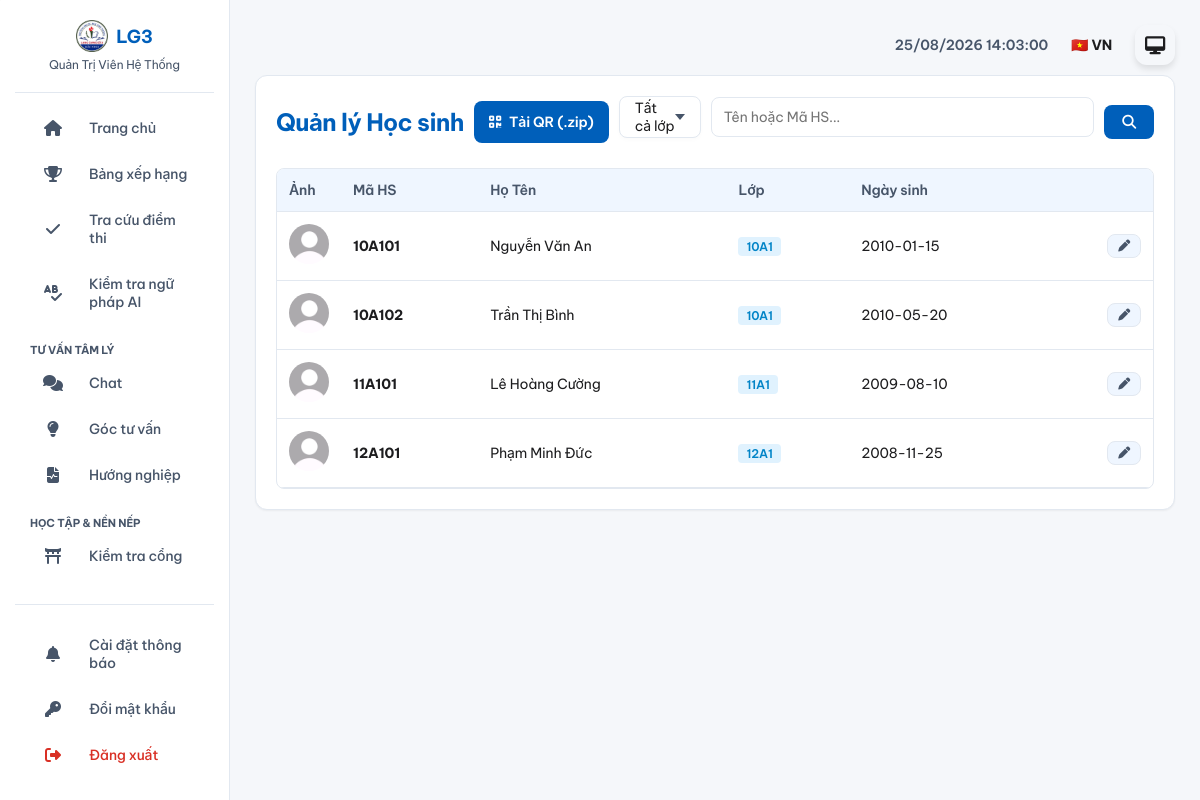
The app's page /manage_students.php (signed in) with its own data.
### tables this page shows
CREATE TABLE `student` (
  `id` int(11) NOT NULL AUTO_INCREMENT,
  `code` varchar(20) NOT NULL,
  `name` varchar(100) NOT NULL,
  `image_url` varchar(200) DEFAULT NULL,
  `class_id` int(11) NOT NULL,
  `has_exemption` tinyint(1) DEFAULT NULL,
  `exemption_reason` varchar(200) DEFAULT NULL,
  `dob` varchar(50) DEFAULT NULL,
  `pending_name` varchar(100) DEFAULT NULL,
  `pending_dob` varchar(50) DEFAULT NULL,
  `has_pending_changes` tinyint(1) DEFAULT 0,
  `facebook_url` varchar(255) DEFAULT NULL,
  `tiktok_url` varchar(255) DEFAULT NULL,
  `youtube_url` varchar(255) DEFAULT NULL,
  `instagram_url` varchar(255) DEFAULT NULL,
  `zalo_url` varchar(255) DEFAULT NULL,
  `github_url` varchar(255) DEFAULT NULL,
  `threads_url` varchar(255) DEFAULT NULL,
  PRIMARY KEY (`id`),
  UNIQUE KEY `code` (`code`),
  KEY `class_id` (`class_id`),
  KEY `idx_student_name` (`name`(50)),
  KEY `idx_student_code_class` (`class_id`,`code`)
);

CREATE TABLE `classroom` (
  `id` int(11) NOT NULL AUTO_INCREMENT,
  `name` varchar(50) NOT NULL,
  `grade` int(11) NOT NULL,
  `competition_group` int(11) DEFAULT 1,
  PRIMARY KEY (`id`),
  UNIQUE KEY `name` (`name`)
);

### manage_students.php (called while the page is built, shortened)
<?php
require_once 'includes/config.php';
$page = isset($_GET['page']) ? (int)$_GET['page'] : 1;
$limit = 20;
$offset = ($page - 1) * $limit;
$search = $_GET['search'] ?? '';
$class_id = $_GET['class_id'] ?? '';
$sql = "SELECT s.*, c.name as class_name FROM student s JOIN classroom c ON s.class_id = c.id WHERE c.grade < 13 AND c.name NOT LIKE 'K46%'";
$params = [];
$sql .= " ORDER BY c.grade ASC, LENGTH(c.name) ASC, c.name ASC, s.code ASC LIMIT $limit OFFSET $offset";
$stmt = $pdo->prepare($sql);
$stmt->execute($params);
$students = $stmt->fetchAll(PDO::FETCH_OBJ);
require_once 'views/manage_students_view.php';

### views/manage_students_view.php (the view, shortened to what this page needs)
<?php
include 'includes/header.php';
?>
<div class="win-card">
    <div class="filter-container">
        <h2 style="color:var(--accent-color); margin:0;"><?= (($_SESSION['lang'] ?? 'vi') === 'vi' ? 'Quản lý Học sinh' : 'Manage Students') ?></h2>
        <form method="GET" class="filter-form" id="searchForm" onsubmit="window.submitSearchForm(event)">
            <a href="download_qr.php?class_id=<?= $class_id ?>" class="qr-download-btn">
                <i class="fas fa-qrcode" aria-hidden="true"></i> <?= (($_SESSION['lang'] ?? 'vi') === 'vi' ? 'Tải QR (.zip)' : 'Download QR (.zip)') ?>
            </a>
            <div class="custom-select-container">
                <div class="select-selected" onclick="toggleDropdown(event, this)" onkeydown="if(event.key==='Enter' || event.key===' ') toggleDropdown(event, this)" role="button" tabindex="0" aria-haspopup="listbox" aria-expanded="false" aria-label="<?= (($_SESSION['lang'] ?? 'vi') === 'vi' ? 'Chọn lớp' : 'Select Class') ?>">
                    <span id="selectedClassText"><?php if ($class_id) { $found = false; foreach ($classes as $c) if ($c['id'] == $class_id) { echo ( (($_SESSION['lang'] ?? 'vi') === 'vi' ? 'Lớp' : 'Class') ) . $c['name']; $found=true; break; } if (!$found) echo ( (($_SESSION['lang'] ?? 'vi') === 'vi' ? 'Tất cả lớp' : 'All Classes') ) ; } else echo ( (($_SESSION['lang'] ?? 'vi') === 'vi' ? 'Tất cả lớp' : 'All Classes') ) ; ?></span>
                    <div class="select-arrow" aria-hidden="true"></div>
                </div>
            </div>
            <input type="text" name="search" class="win-input" placeholder="<?= (($_SESSION['lang'] ?? 'vi') === 'vi' ? 'Tên hoặc Mã HS...' : 'Name or Student Code...') ?>" value="<?= htmlspecialchars($search) ?>" aria-label="<?= (($_SESSION['lang'] ?? 'vi') === 'vi' ? 'Tên hoặc Mã HS...' : 'Name or Student Code...') ?>">
            <button type="submit" class="win-btn" aria-label="<?= (($_SESSION['lang'] ?? 'vi') === 'vi' ? 'Tìm kiếm' : 'Search') ?>"><i class="fas fa-search" aria-hidden="true"></i></button>
        </form>
    </div>
    <div class="table-responsive">
        <table class="rank-table">
            <thead><tr><th width="60"><?= (($_SESSION['lang'] ?? 'vi') === 'vi' ? 'Ảnh' : 'Image') ?></th><th><?= (($_SESSION['lang'] ?? 'vi') === 'vi' ? 'Mã HS' : 'Student Code') ?></th><th><?= (($_SESSION['lang'] ?? 'vi') === 'vi' ? 'Họ Tên' : 'Full Name') ?></th><th><?= (($_SESSION['lang'] ?? 'vi') === 'vi' ? 'Lớp' : 'Class') ?></th><th><?= (($_SESSION['lang'] ?? 'vi') === 'vi' ? 'Ngày sinh' : 'Date of Birth') ?></th><th width="100"></th></tr></thead>
            <tbody>
                <?php if ($students): foreach ($students as $s): ?>
                <tr id="row_<?= $s->code ?>">
                    <td><img src="<?= $s->image_url ? '/'.$s->image_url : '/static/default.png' ?>" style="width:40px; height:40px; border-radius:50%; object-fit:cover;"></td>
                    <td style="font-weight:bold;"><?= htmlspecialchars($s->code) ?></td>
                    <td style="text-align:left;">
                        <?php if ($s->has_pending_changes && $s->pending_name): ?>
                            <span class="old-value"><?= htmlspecialchars($s->name) ?></span><br><span class="pending-change"><?= htmlspecialchars($s->pending_name) ?></span>
                        <?php else: ?><?= htmlspecialchars($s->name) ?><?php endif; ?>
                    </td>
                    <td><span class="badge-class"><?= htmlspecialchars($s->class_name) ?></span></td>
                    <td>
                        <?php if ($s->has_pending_changes && $s->pending_dob): ?>
                            <span class="old-value"><?= htmlspecialchars($s->dob ?: '--') ?></span><br><span class="pending-change"><?= htmlspecialchars($s->pending_dob) ?></span>
                        <?php else: ?><?= htmlspecialchars($s->dob ?: '--/--/----') ?><?php endif; ?>
                    </td>
                    <td>
                        <div style="display:flex; align-items:center; gap:5px; justify-content:flex-end;">
                            <a href="edit_student.php?id=<?= $s->code ?>" class="win-btn win-btn-secondary desktop-edit-btn" style="padding:5px 10px; font-size:12px;" aria-label="<?= (($_SESSION['lang'] ?? 'vi') === 'vi' ? 'Chỉnh sửa học sinh' : 'Edit Student') ?>"><i class="fas fa-pen" aria-hidden="true"></i></a>
                        </div>
                    </td>
                </tr>
                <?php endforeach; else: ?>
                <tr><td colspan="6" style="text-align:center; padding:30px; color:var(--text-muted);"><?= (($_SESSION['lang'] ?? 'vi') === 'vi' ? 'Không tìm thấy học sinh nào.' : 'No students found.') ?></td></tr>
                <?php endif; ?>
            </tbody>
        </table>
    </div>
</div>
<?php include 'includes/footer.php'; ?>

### records on screen
student: code "10A101", name "Nguyễn Văn An", classroom.name "10A1", dob "2010-01-15"
student: code "10A102", name "Trần Thị Bình", classroom.name "10A1", dob "2010-05-20"
student: code "11A101", name "Lê Hoàng Cường", classroom.name "11A1", dob "2009-08-10"
student: code "12A101", name "Phạm Minh Đức", classroom.name "12A1", dob "2008-11-25"

### other values on screen
$current_user['full_name'] "Quản Trị Viên Hệ Thống"
